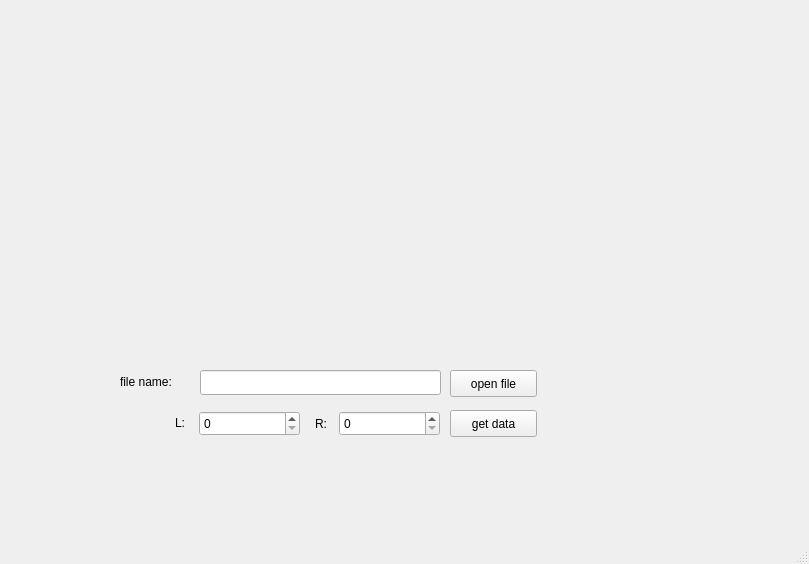
<?xml version="1.0" encoding="UTF-8"?>
<ui version="4.0">
 <class>MainWindow</class>
 <widget class="QMainWindow" name="MainWindow">
  <property name="geometry">
   <rect>
    <x>0</x>
    <y>0</y>
    <width>809</width>
    <height>564</height>
   </rect>
  </property>
  <property name="windowTitle">
   <string>MainWindow</string>
  </property>
  <widget class="QWidget" name="centralwidget">
   <widget class="QwtPlot" name="qwtPlot">
    <property name="geometry">
     <rect>
      <x>70</x>
      <y>30</y>
      <width>641</width>
      <height>321</height>
     </rect>
    </property>
   </widget>
   <widget class="QPushButton" name="pushButton_openFile">
    <property name="geometry">
     <rect>
      <x>450</x>
      <y>370</y>
      <width>87</width>
      <height>27</height>
     </rect>
    </property>
    <property name="text">
     <string>open file</string>
    </property>
   </widget>
   <widget class="QLineEdit" name="lineEdit_filename">
    <property name="geometry">
     <rect>
      <x>200</x>
      <y>370</y>
      <width>241</width>
      <height>25</height>
     </rect>
    </property>
   </widget>
   <widget class="QLabel" name="label_fileName">
    <property name="geometry">
     <rect>
      <x>120</x>
      <y>374</y>
      <width>58</width>
      <height>15</height>
     </rect>
    </property>
    <property name="text">
     <string>file name:</string>
    </property>
   </widget>
   <widget class="QPushButton" name="pushButton_getData">
    <property name="geometry">
     <rect>
      <x>450</x>
      <y>410</y>
      <width>87</width>
      <height>27</height>
     </rect>
    </property>
    <property name="text">
     <string>get data</string>
    </property>
   </widget>
   <widget class="QLabel" name="label_borderLow">
    <property name="geometry">
     <rect>
      <x>175</x>
      <y>415</y>
      <width>21</width>
      <height>16</height>
     </rect>
    </property>
    <property name="text">
     <string>L:</string>
    </property>
   </widget>
   <widget class="QLabel" name="label_borderHigh">
    <property name="geometry">
     <rect>
      <x>315</x>
      <y>416</y>
      <width>21</width>
      <height>16</height>
     </rect>
    </property>
    <property name="text">
     <string>R:</string>
    </property>
   </widget>
   <widget class="QSpinBox" name="spinBox_borderLow">
    <property name="geometry">
     <rect>
      <x>199</x>
      <y>411</y>
      <width>101</width>
      <height>25</height>
     </rect>
    </property>
   </widget>
   <widget class="QSpinBox" name="spinBox_borderHigh">
    <property name="geometry">
     <rect>
      <x>339</x>
      <y>411</y>
      <width>101</width>
      <height>25</height>
     </rect>
    </property>
   </widget>
  </widget>
  <widget class="QMenuBar" name="menubar">
   <property name="geometry">
    <rect>
     <x>0</x>
     <y>0</y>
     <width>809</width>
     <height>25</height>
    </rect>
   </property>
  </widget>
  <widget class="QStatusBar" name="statusbar"/>
 </widget>
 <customwidgets>
  <customwidget>
   <class>QwtPlot</class>
   <extends>QFrame</extends>
   <header>qwt_plot.h</header>
  </customwidget>
 </customwidgets>
 <resources/>
 <connections/>
</ui>
